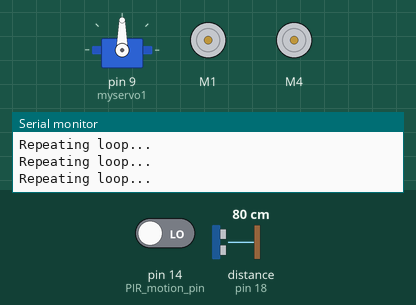
Recording of a sketch running on a simulated Arduino Uno, built with avr-gcc and run on an emulated ATmega328P. Shown: servo, 2 × DC motor (green arrow = forward, orange = backward, longer = faster), the last lines printed to the serial monitor. The test bench sets the inputs (shaded band); at power-on: pin 14 (PIR_motion_pin) LOW, distance to the obstacle (sensor on pin 18) 80 cm. The echo pulse lasts 58.3 µs per cm.

Above: at 2.8 s.
2.9 s: pin 14 (PIR_motion_pin) driven HIGH
At 4.0 s:
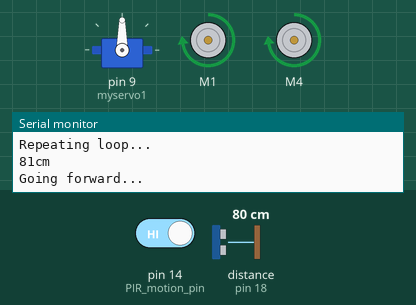
5.9 s: distance to the obstacle (sensor on pin 18) set to 2 cm
At 6.9 s:
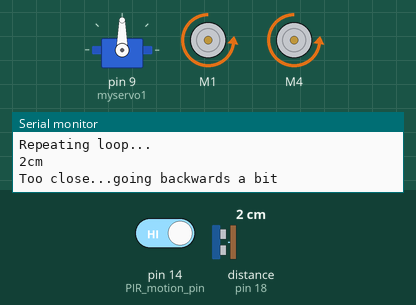
8.9 s: pin 14 (PIR_motion_pin) driven LOW
At 14.4 s:
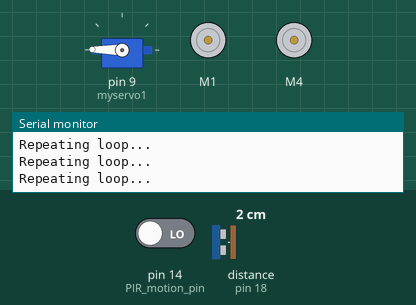
14.7 s: pin 14 (PIR_motion_pin) driven HIGH
At 17.6 s:
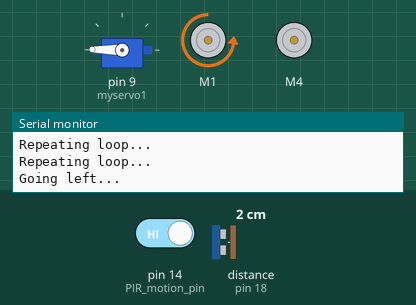
17.7 s: distance to the obstacle (sensor on pin 18) set to 34 cm
20.7 s: distance to the obstacle (sensor on pin 18) set to 43 cm
Timing chart, 0 to 24.7 s (numbered marks = the images above; inputs shaded):
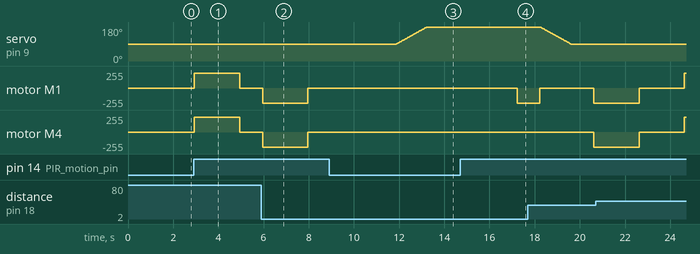

Measured:
- after the input at 2.9 s, servo on pin 9 (myservo1): stays 90° (without the input it goes to 91° after 1.0 s); motor M1, motor M4: stopped → forward 225/255 at once, → stopped 2.0 s later
- after the input at 8.9 s, servo on pin 9 (myservo1): moves from 90° to 179° over 1.3 s, starting after 3.0 s; motor M1, motor M4: stays stopped (without the input it goes to backward 225/255 after 1.1 s)
- after the input at 14.7 s, motor M1: stopped → backward 225/255 after 2.5 s

The sketch:

sketch_follow_me_robot.ino
```cpp
#include <AFMotor.h>
#include <NewPing.h>
#include <Servo.h>

#define TRIGGER_PIN  19 // Arduino pin tied to trigger pin on the ultrasonic sensor.
#define ECHO_PIN     18  // Arduino pin tied to echo pin on the ultrasonic sensor.
#define MAX_DISTANCE 200 // Maximum distance we want to ping for (in centimeters). Maximum sensor distance is rated at 400-500cm.
#define TRUE 1

AF_DCMotor motor1(1, MOTOR12_64KHZ); // create motor #1, 64KHz pwm
AF_DCMotor motor2(4, MOTOR12_64KHZ); // create motor #2, 64KHz pwm
int PIR_motion_pin = 14;
int pos = 0;    // variable to store the servo position
int last_pos = 90;
int no_motion_detected_counter = 0;

Servo myservo1;  // create servo object to control servo1
NewPing sonar(TRIGGER_PIN, ECHO_PIN, MAX_DISTANCE); // NewPing setup of pins and maximum distance.

void setup() {
  Serial.begin(9600);           // set up Serial library at 9600 bps
  Serial.println("Initializing!");
  myservo1.attach(9);  // attaches the servo on pin 9 to the servo object
  motor1.setSpeed(225);     // set the speed to 200/255
  motor2.setSpeed(225);
  myservo1.write(90);               // tell servo to go to position 90 to start
}

void loop() {
  delay(2000);
  Serial.println("Start program");
  while (TRUE) {
    if (digitalRead(PIR_motion_pin) == TRUE && last_pos==90) {
      no_motion_detected_counter = 0;
      unsigned int uS = sonar.ping();
      Serial.print(uS / US_ROUNDTRIP_CM); // Convert ping time to distance and print result (0 = outside set distance range, no ping echo)
      Serial.println("cm");
      if ((uS / US_ROUNDTRIP_CM) == 0) {
        continue;
      }
      if ((uS / US_ROUNDTRIP_CM) < 40) {
        Serial.println("Too close...going backwards a bit");
        motor1.run(BACKWARD);      // turn it on going backward
        motor2.run(BACKWARD);
        delay(2000);
        Serial.println("Stopping...");
        motor1.run(RELEASE);      // stopped
        motor2.run(RELEASE);
        delay(2000);
        continue;
      }
      Serial.println("Going forward...");
      motor1.run(FORWARD);      // turn it on going forward
      motor2.run(FORWARD);
      delay(2000);
      motor1.run(RELEASE);      // stopped
      motor2.run(RELEASE);
      delay(1000);
    }
    if (digitalRead(PIR_motion_pin) == TRUE && last_pos==0) {
      no_motion_detected_counter = 0;
      Serial.println("Going right...");
      motor2.run(BACKWARD);      // turn it on going right
      delay(1000);
      Serial.println("Stopping..");
      motor2.run(RELEASE);      // stopped
      for(pos = 0; pos < 90; pos += 1) {  // goes from 0 degrees to 90 degrees in steps of 1 degree
        myservo1.write(pos);
        delay(15);
      }
      last_pos = 90;
      delay(1000);
    }
    if (digitalRead(PIR_motion_pin) == TRUE && last_pos==180) {
      no_motion_detected_counter = 0;
      Serial.println("Going left...");
      motor1.run(BACKWARD);      // turn it on going left
      delay(1000);
      Serial.println("Stopping...");
      motor1.run(RELEASE);      // stopped
      for(pos = 180; pos >= 90; pos -= 1) {  // goes from 180 degrees to 90 degrees in steps of 1 degree
        myservo1.write(pos);
        delay(15);
      }
      last_pos = 90;
      delay(1000);
    }

    no_motion_detected_counter++;
    if (no_motion_detected_counter == 100 && last_pos==0) {
      no_motion_detected_counter = 0;
      for(pos = 0; pos < 90; pos += 1) {  // goes from 0 degrees to 90 degrees in steps of 1 degree
        myservo1.write(pos);
        delay(15);
      }
      last_pos = 90;
      delay(4000);
    }
    if (no_motion_detected_counter == 100 && last_pos==90) {
      no_motion_detected_counter = 0;
      for(pos = 90; pos < 180; pos += 1) {  // goes from 90 degrees to 180 degrees in steps of 1 degree
        myservo1.write(pos);
        delay(15);
      }
      last_pos = 180;
      delay(4000);
    }
    if (no_motion_detected_counter == 100 && last_pos==180) {
      no_motion_detected_counter = 0;
      for(pos = 180; pos >= 1; pos -= 1) {  // goes from 180 degrees to 0 degrees in steps of 1 degree
        myservo1.write(pos);
        delay(15);
      }
      last_pos = 0;
      delay(4000);
    }
    delay(15);
    Serial.println("Repeating loop...");
  }
}
```
